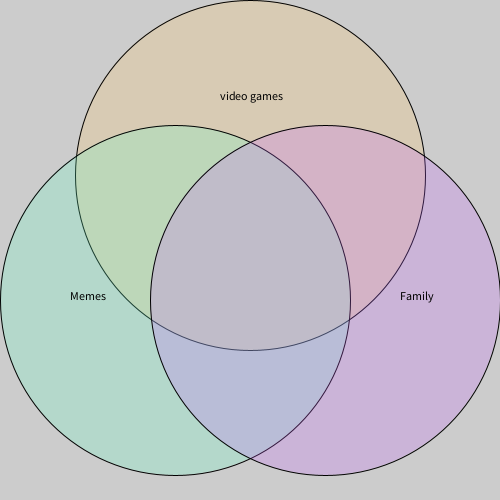
Frame 1 (no input)
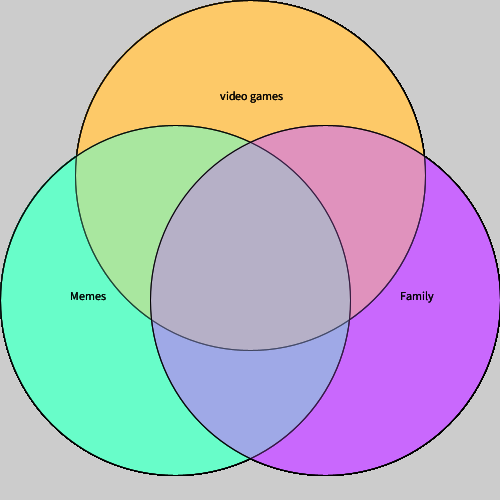
Frame 60 (the mouse pressed at the canvas centre just before this capture)
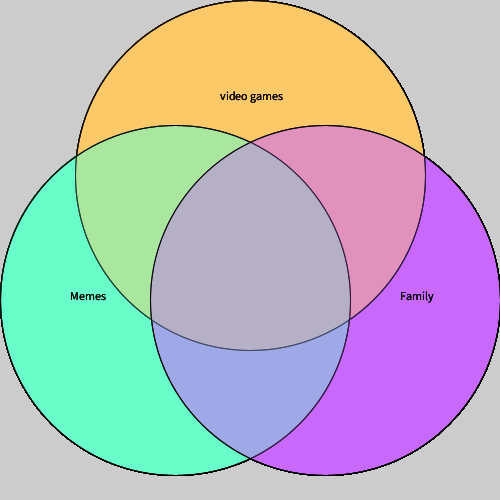
Frame 120 (the mouse held since frame 60 and released just before this capture)

The Processing sketch that drew these frames (run headless with seeded random() and noise(); from frame 60 on, the mouse is pressed at the canvas centre):

// Processing sketch: vennDiagram
// ── vennDiagram.pde
void setup() {
size(500,500);
}

void draw() {
fill(255, 200, 100, 60);
ellipse(250,175,350,350);
fill(100, 255, 200, 60);
ellipse(175,300,350,350);
fill(200, 100, 255, 60);
ellipse(325,300,350,350);
fill(0,0,0);
text("Family", 400, 300);
text("video games", 220, 100);
text("Memes", 70, 300);
}
